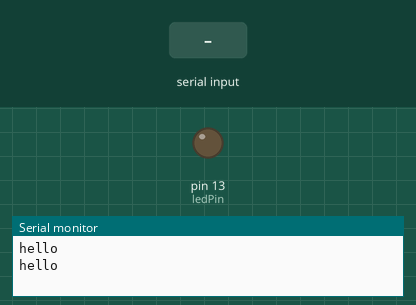
A sketch run on a simulated Arduino Uno, built with avr-gcc and run on an emulated ATmega328P. Shown: output pins drawn as LEDs (lit = HIGH), the last lines printed to the serial monitor. The test bench sets the inputs (shaded band).

Above: at 1.2 s.
1.3 s: "1" received over Serial
At 4.0 s:
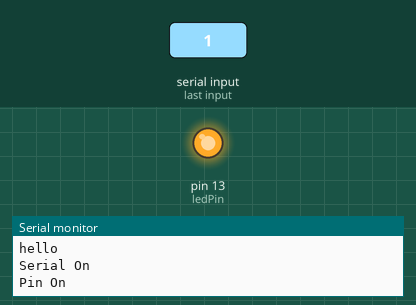
4.3 s: "0" received over Serial
At 6.5 s:
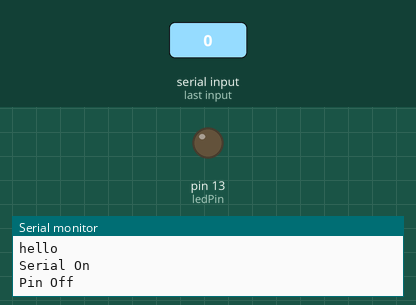
Timing chart, 0 to 8.0 s (numbered marks = the images above; inputs shaded):
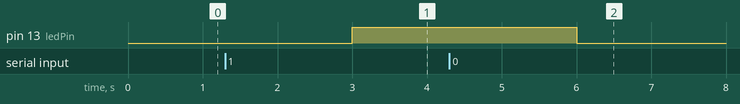

The sketch:

pin_on_off_python_link.ino
```cpp
int ledPin = 13;

void setup()
{
  pinMode(ledPin, OUTPUT);

  Serial.begin(9600); // print
}

void loop()
{
  while (Serial.available() > 0){
    Serial.println("Serial On");
    delay(1000);

    char c = Serial.read();

    if(c=='1'){
      digitalWrite(13, HIGH);
      Serial.println("Pin On");
      delay(1000);
    } else if(c=='0'){
      digitalWrite(13, LOW);
      Serial.println("Pin Off");
      delay(1000);
    }
  }
  Serial.println("hello");
  delay(1000);
}
```

Measured:
- after the input at 1.3 s, pin 13 (ledPin): LOW → HIGH after 1.7 s
- after the input at 4.3 s, pin 13 (ledPin): HIGH → LOW after 1.7 s
